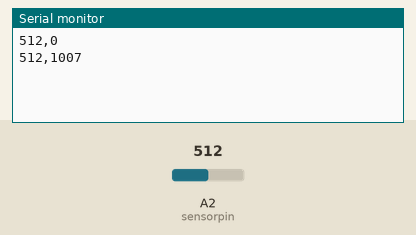
The sketch below on a simulated Arduino Uno, built with avr-gcc and run on an emulated ATmega328P. Parts: the last lines printed to the serial monitor. The inputs (shaded band) are chosen by the test bench; at power-on: A2 (sensorpin) = 512.

Above: at 1.8 s.
1.9 s: A2 (sensorpin) set to 716
At 2.8 s:
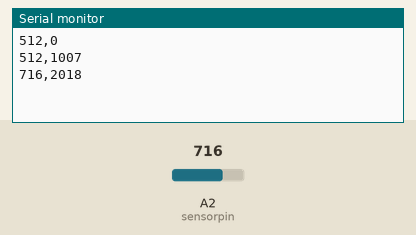
3.4 s: A2 (sensorpin) set to 900
At 4.9 s:
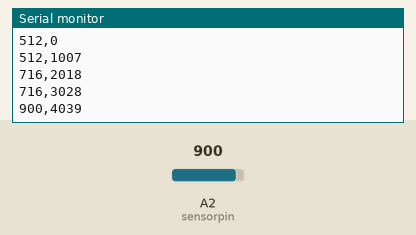
Timing chart, 0 to 6.4 s (numbered marks = the images above; inputs shaded):
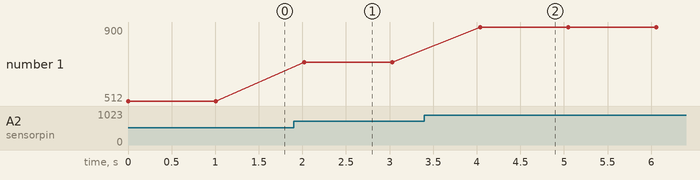

Measured:
- after the input at 1.9 s, the serial monitor: prints a new line after 0.12 s (image 1)
- after the input at 3.4 s, the serial monitor: prints a new line after 0.64 s (image 2)
- plotted number 1: 512 → 716 after the input at 1.9 s, 716 → 900 after the input at 3.4 s

The sketch:

sketch_feb24a.ino
```cpp
const int sensorpin = A2;
int data;
unsigned long time;
void setup(){
  Serial.begin(9600);
}

void loop(){
  char message[40];

  data=analogRead(sensorpin);
  time=millis();

  sprintf(message, "%d,%lu", data, time);
  Serial.println(message);
  Serial.flush();

  delay(1000);
}
```
